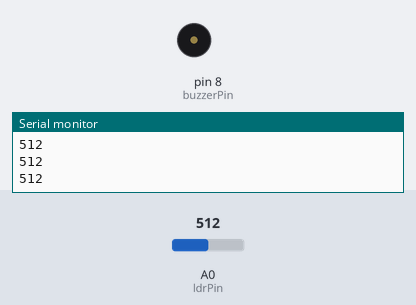
The sketch below on a simulated Arduino Uno, built with avr-gcc and run on an emulated ATmega328P. On the bench: buzzer (waves = sounding, pin HIGH), the last lines printed to the serial monitor. The inputs (shaded band) are chosen by the test bench; at power-on: A0 (ldrPin) = 512.

Above: at 1.2 s.
1.3 s: A0 (ldrPin) set to 483
At 2.5 s:
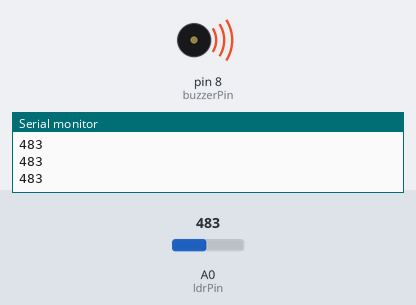
2.8 s: A0 (ldrPin) set to 510
At 3.9 s:
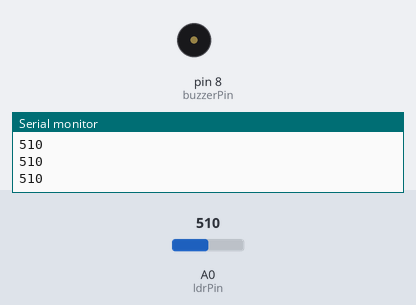
4.3 s: A0 (ldrPin) set to 490
At 5.2 s:
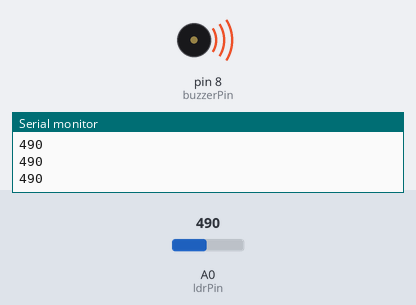
Timing chart, 0 to 7.3 s (numbered marks = the images above; inputs shaded):
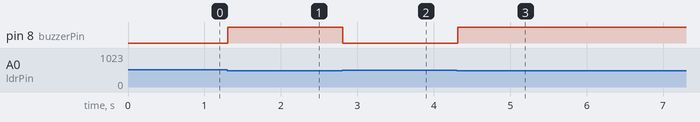

Measured:
- the behaviour switches between 500 and 499 on A0 (ldrPin) (found by bisection; images 0 and 1)
- after the input at 1.3 s, pin 8 (buzzerPin): LOW → HIGH at once
- after the input at 2.8 s, pin 8 (buzzerPin): HIGH → LOW at once
- after the input at 4.3 s, pin 8 (buzzerPin): LOW → HIGH at once

The sketch:

code_file.ino
```cpp
int ldrPin = A0;
int buzzerPin = 8;
int threshold = 500; // Adjust based on your environment
void setup() {
 pinMode(buzzerPin, OUTPUT);
 Serial.begin(9600);
}
void loop() {
 int ldrValue = analogRead(ldrPin);
 Serial.println(ldrValue);
 if (ldrValue < threshold) {
 // Laser beam is blocked
 digitalWrite(buzzerPin, HIGH);
 } else {
 digitalWrite(buzzerPin, LOW);
 }
 delay(100);
}
```
